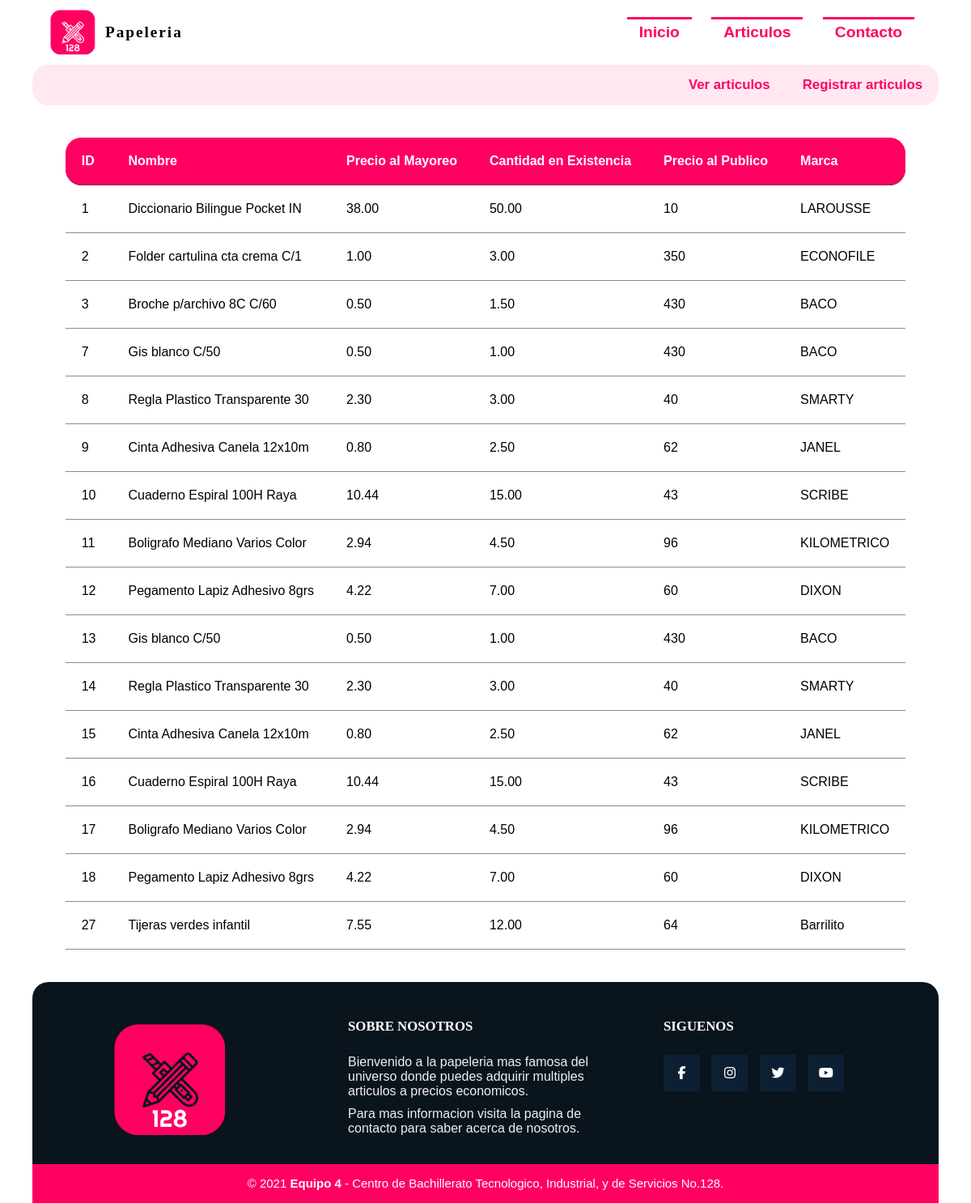
The page /Articulos.php on the database its author committed.
### tables this page shows
CREATE TABLE `articulos` (
  `ID` int(20) NOT NULL,
  `nombre` varchar(30) NOT NULL,
  `precioMayoreo` decimal(20,2) NOT NULL,
  `precioPublico` decimal(20,2) NOT NULL,
  `cantidadExistencia` int(20) NOT NULL,
  `Marca` varchar(20) NOT NULL
);

### Articulos.php (the view, shortened to what this page needs)
<!DOCTYPE html>
<html lang="en">
<head>
    <link rel="stylesheet" href="style.css" />
    <link rel="stylesheet" href="responsive.css" />
</head>
<body>
   <?php include ('componentes/nav.php') ?>
   <?php include ('componentes/articulos-nav.php') ?>
   <div class="container-table">
     <?php
  include("con_db.php");
  $consulta = "SELECT * FROM articulos";
  print "<table class='tabla-articulos'>";
  print "<tr class='first-row'><td class='first-row-e'>ID</td><td>Nombre</td><td>Precio&nbsp;al&nbsp;Mayoreo</td><td>Cantidad&nbsp;en&nbsp;Existencia</td><td>Precio&nbsp;al&nbsp;Publico</td><td class='last-row-e'>Marca</td>";
  $result = $conex->query($consulta);
  foreach ($result as $rows){
    print("<tr>");
    print("<td>".$rows["ID"]."</td>");
    print("<td>".$rows["nombre"]."</td>");
    print("<td>".$rows["precioMayoreo"]."</td>");
    print("<td>".$rows["precioPublico"]."</td>");
    print("<td>".$rows["cantidadExistencia"]."</td>");
    print("<td>".$rows["Marca"]."</td>");
    print("<tr>");
  }
  print "</table>"
  ?>
  </div>
</body>
</html>
<?php include ('componentes/footer.php') ?>

### componentes/nav.php (shortened to what this page needs)
<nav class="main-nav">
      <div class="logo">
        <img src="img/logo.png" alt="" />
        <p>Papeleria</p>
      </div>
      <div class="nav-enlaces">
        <a class="enlaces" href="index.php">Inicio</a>
        <a class="enlaces" href="Articulos.php">Articulos</a>
        <a class="enlaces" href="Contacto.php">Contacto</a>
      </div>
    </nav>

### componentes/articulos-nav.php
<nav class="articulos-nav">
        <a href="Articulos.php">Ver articulos</a>
        <a class="openLoginBtn" href="#">Registrar articulos</a>
    </nav>

### componentes/footer.php (shortened to what this page needs)
<footer class="pie-pagina">
        <div class="grupo-1">
            <div class="box">
                <figure>
                    <a href="#">
                        <img src="img/logo.png" alt="Logo de SLee Dw">
                    </a>
                </figure>
            </div>
            <div class="box">
                <h2>SOBRE NOSOTROS</h2>
                <p>Bienvenido a la papeleria mas famosa del universo donde puedes adquirir multiples articulos a precios economicos.</p>
                <p>Para mas informacion visita la pagina de contacto para saber acerca de nosotros.</p>
            </div>
            <div class="box">
                <h2>SIGUENOS</h2>
                <div class="red-social">
                    <a href="#" class="fa fa-facebook"></a>
                    <a href="#" class="fa fa-instagram"></a>
                    <a href="#" class="fa fa-twitter"></a>
                    <a href="#" class="fa fa-youtube"></a>
                </div>
            </div>
        </div>
        <div class="grupo-2">
            <small>&copy; 2021 <b>Equipo 4</b> - Centro de Bachillerato Tecnologico, Industrial, y de Servicios No.128.</small>
        </div>
    </footer>

### style.css (style rules this page uses)
* { margin: 0; padding: 0; box-sizing: border-box; font-family: Arial, Helvetica, sans-serif; }
body { padding: 0 40px; }
.main-nav { width: 100%; display: flex; background-color: rgb(255, 255, 255); padding: 10px 20px; justify-content: space-between; align-items: center; position: relative; }
.logo { display: flex; align-items: center; }
.logo p { font-weight: bold; color: #000000; font-size: 1.2em; margin-left: 10px; letter-spacing: 2px; font-family: 'ComikDemoRegular'; user-select: none; }
.logo img { width: 60px; aspect-ratio: 1; }
.enlaces { font-size: 1.2em; font-weight: bold; padding: 8px 15px; box-shadow:inset 0 3px 0 #ff0061; color: #ff0061; text-decoration: none; transition: 0.3s ease all; z-index: 1; position: relative; overflow: hidden; margin: 0 10px; }
.enlaces:before { content: ""; inset: 0 0 0 0; position: absolute; background-color: #ff0061; z-index: -1; width: 100%; height: 100%; transform: scaleY(0); transform-origin: top; transition: 0.3s ease all; }
.articulos-nav { background-color: #ff006217; border-radius: 20px; display: flex; justify-content: end; overflow: hidden; }
.articulos-nav a { text-decoration: none; margin: 10px 10px; color:#ff0061; font-size: 1.05em; font-weight: bolder; padding: 5px 10px; border-radius: 20px; transition: all .5s ease; }
.tabla-articulos { border-spacing: 0px; margin: 40px auto; }
.tabla-articulos td { border-bottom: 1px solid rgba(68, 68, 68, 0.616); padding: 20px; background-color: #fff; }
.first-row { background-color: #ff0061; border-radius: 20px; color: #fff; font-weight: bold; word-break: keep-all; word-wrap: normal; }
.first-row td { background-color: #ff0061; }
.first-row-e { border-radius: 20px 0 0 20px; }
.last-row-e { border-radius: 0 20px 20px 0; }
.pie-pagina { border-radius: 20px 20px; width: 100%; background-color: #0a141d; padding-top: 20px; }
.pie-pagina .grupo-1 { width: 100%; max-width: 1200px; margin: auto; display:grid; grid-template-columns: repeat(3, 1fr); grid-gap:50px; padding: 25px 0px; }
.pie-pagina .grupo-1 .box figure { width: 100%; height: 100%; display: flex; justify-content: center; align-items: center; }
.pie-pagina .grupo-1 .box figure img { width: 150px; }
.pie-pagina .grupo-1 .box h2 { color: #fff; margin-bottom: 25px; font-size: 1.05em; font-family: "ComikDemoRegular"; }
.pie-pagina .grupo-1 .box p { color: #efefef; margin-bottom: 10px; }
.pie-pagina .grupo-1 .red-social a { display: inline-block; text-decoration: none; width: 45px; height: 45px; line-height: 45px; color: #fff; margin-right: 10px; background-color: #0d2033; text-align: center; transition: all 300ms ease; }
.pie-pagina .grupo-2 { background-color: #ff0061; padding: 15px 10px; text-align: center; color: #fff; }
.pie-pagina .grupo-2 small { font-size: 15px; }

### rows shown on the page
articulos: ID "1", nombre "Diccionario Bilingue Pocket IN", precioMayoreo "38.00", precioPublico "50.00", cantidadExistencia "10", Marca "LAROUSSE"
articulos: ID "2", nombre "Folder cartulina cta crema C/1", precioMayoreo "1.00", precioPublico "3.00", cantidadExistencia "350", Marca "ECONOFILE"
articulos: ID "3", nombre "Broche p/archivo 8C C/60", precioMayoreo "0.50", precioPublico "1.50", cantidadExistencia "430", Marca "BACO"
articulos: ID "7", nombre "Gis blanco C/50", precioMayoreo "0.50", precioPublico "1.00", cantidadExistencia "430", Marca "BACO"
articulos: ID "8", nombre "Regla Plastico Transparente 30", precioMayoreo "2.30", precioPublico "3.00", cantidadExistencia "40", Marca "SMARTY"
articulos: ID "9", nombre "Cinta Adhesiva Canela 12x10m", precioMayoreo "0.80", precioPublico "2.50", cantidadExistencia "62", Marca "JANEL"
articulos: ID "10", nombre "Cuaderno Espiral 100H Raya", precioMayoreo "10.44", precioPublico "15.00", cantidadExistencia "43", Marca "SCRIBE"
articulos: ID "11", nombre "Boligrafo Mediano Varios Color", precioMayoreo "2.94", precioPublico "4.50", cantidadExistencia "96", Marca "KILOMETRICO"
articulos: ID "12", nombre "Pegamento Lapiz Adhesivo 8grs", precioMayoreo "4.22", precioPublico "7.00", cantidadExistencia "60", Marca "DIXON"
articulos: ID "13", nombre "Gis blanco C/50", precioMayoreo "0.50", precioPublico "1.00", cantidadExistencia "430", Marca "BACO"
articulos: ID "14", nombre "Regla Plastico Transparente 30", precioMayoreo "2.30", precioPublico "3.00", cantidadExistencia "40", Marca "SMARTY"
articulos: ID "15", nombre "Cinta Adhesiva Canela 12x10m", precioMayoreo "0.80", precioPublico "2.50", cantidadExistencia "62", Marca "JANEL"
articulos: ID "16", nombre "Cuaderno Espiral 100H Raya", precioMayoreo "10.44", precioPublico "15.00", cantidadExistencia "43", Marca "SCRIBE"
articulos: ID "17", nombre "Boligrafo Mediano Varios Color", precioMayoreo "2.94", precioPublico "4.50", cantidadExistencia "96", Marca "KILOMETRICO"
articulos: ID "18", nombre "Pegamento Lapiz Adhesivo 8grs", precioMayoreo "4.22", precioPublico "7.00", cantidadExistencia "60", Marca "DIXON"
articulos: ID "27", nombre "Tijeras verdes infantil", precioMayoreo "7.55", precioPublico "12.00", cantidadExistencia "64", Marca "Barrilito"
